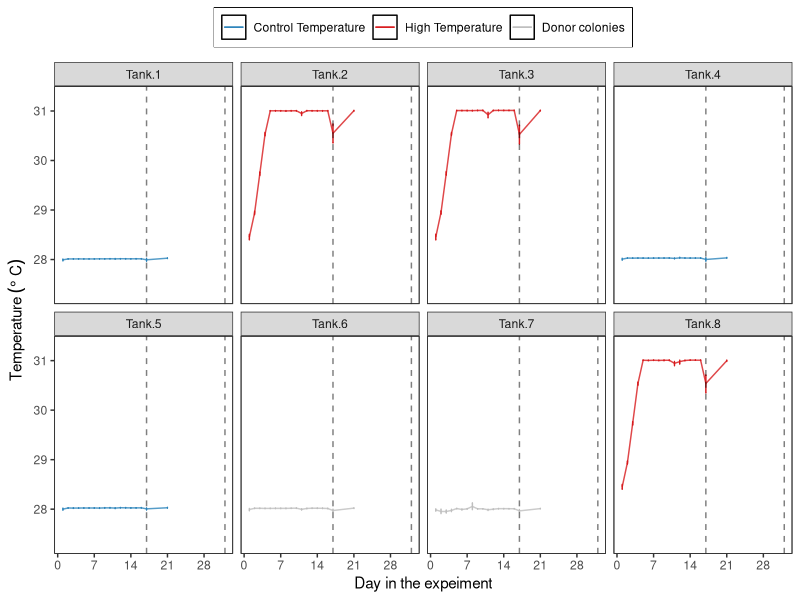
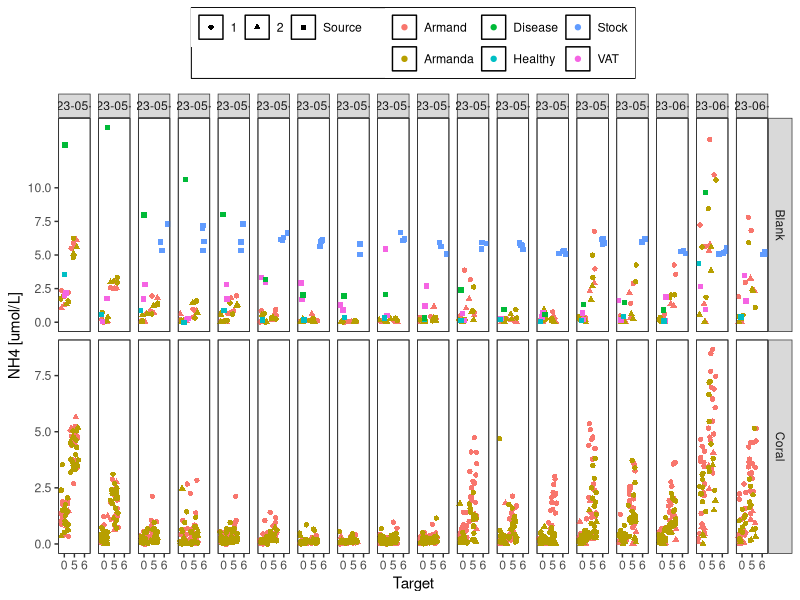
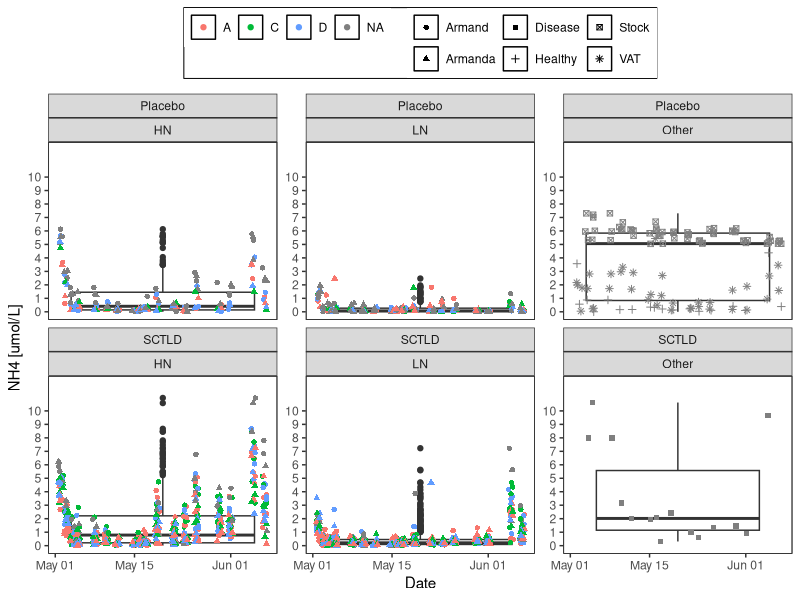
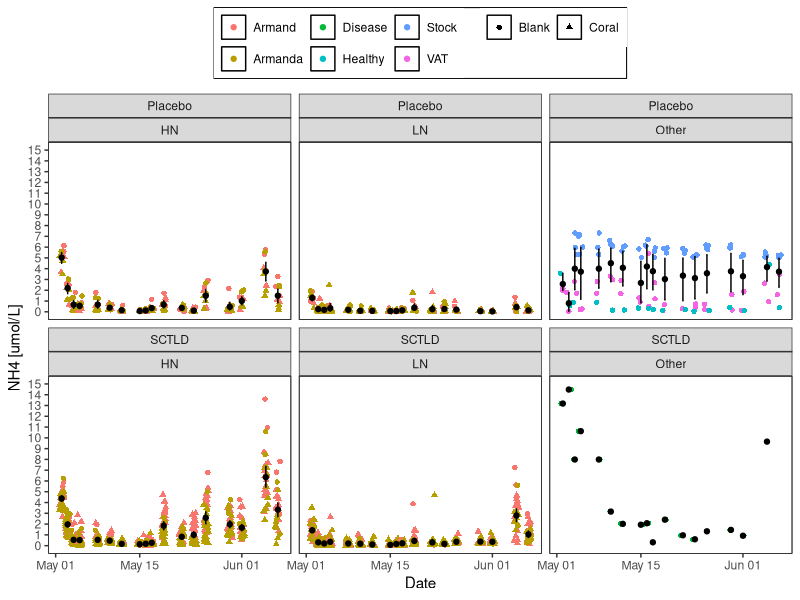
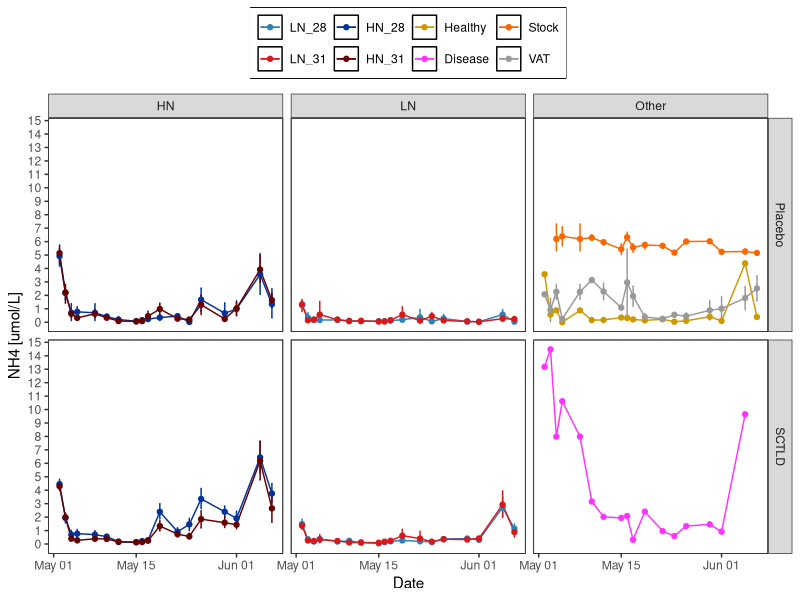
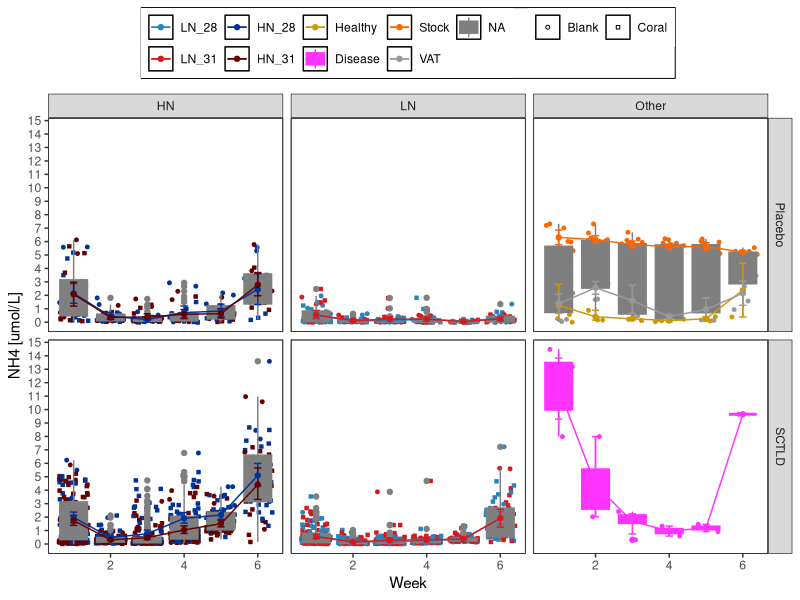
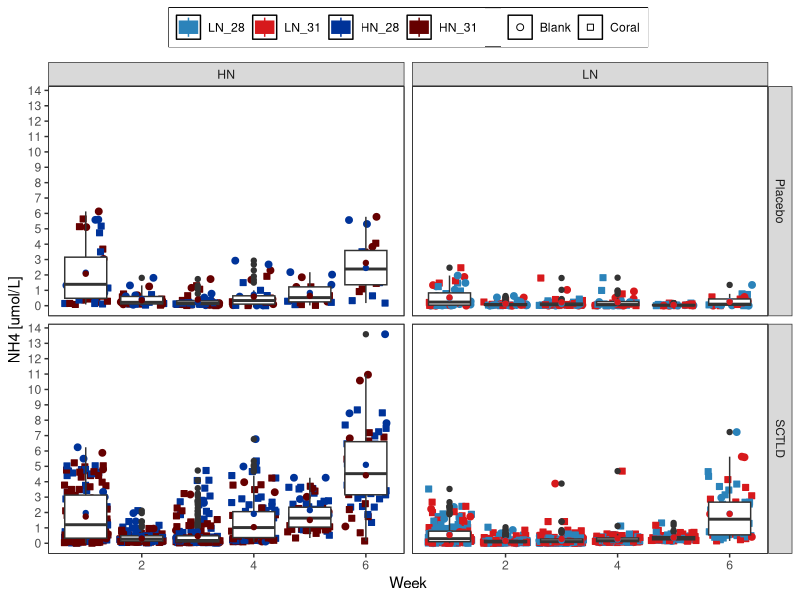
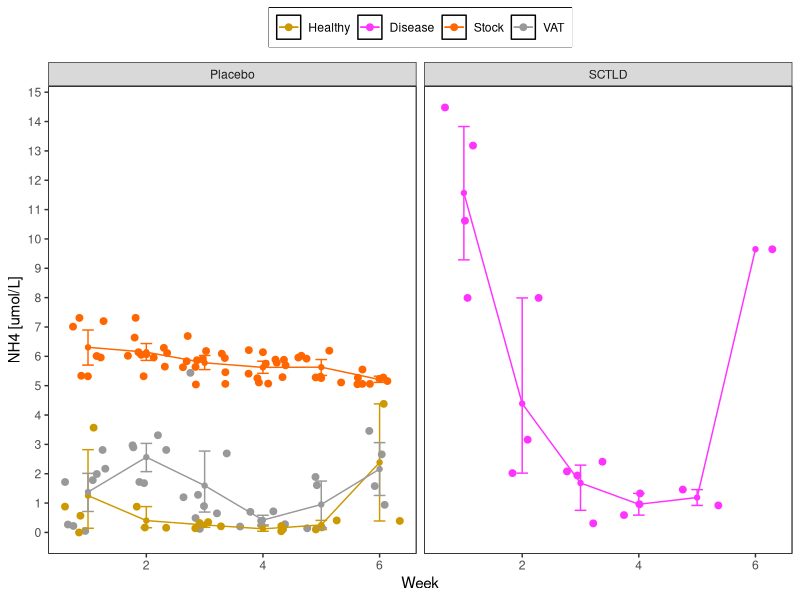

Reproduce these figures in R, in order. (Note: this script raises an error after producing the figures.)
## ---- chunk 1
knitr::opts_chunk$set(echo = TRUE, warning=FALSE, message=FALSE)
## ---- chunk 2

# Load all libraries and sources required to run the script
    library(tidyverse)
    library(ggthemes)
    library(ggplot2)
    library(plyr)
    library(tidyr)

    library(lme4)
    library(lmerTest)
    library(reshape2)

# Graphs
# Plots
MyTheme<-theme_bw() +  
theme(legend.position="top",
          plot.background=element_blank(),
          #axis.text.x = element_text(angle = 90, vjust = 0.5),
          panel.grid.major.y = element_blank(),
          panel.grid.major.x = element_blank(),
          panel.grid.minor.x = element_blank(),
          panel.grid.minor.y = element_blank(),
          legend.box.background = element_rect(),
          legend.title = element_blank(),
          panel.background =element_rect(fill = NA, 
                                         color = "black"))#+
  #guides(fill=guide_legend(nrow=2,byrow=TRUE), shape=guide_legend(nrow=3,byrow=TRUE))

Treat_fill<-scale_fill_manual(values =
                           c("#2b83ba", "#003399",
                             "#d7191c", "#660000"))

Treat_colour<-scale_colour_manual(values =
                           c("#2b83ba", "#003399",
                             "#d7191c", "#660000"))
  
## ---- chunk 3
# Data
    Temp<-read.csv("Data/Temperature.csv", header = TRUE)
    #summary(Temp)
    Temp$Time<-as.POSIXct(Temp$Time, format="%m/%d/%Y %H:%M",
                               tz = "America/New_York" )
    Temp<-Temp %>% filter(!between(Time, as.POSIXct('2023-05-18 08:50:00.00'),
                                as.POSIXct('2023-05-18 09:55:00.00')))
   
    
    Temp <- gather(Temp, Tank, Temperature, 
                   Tank.1:Tank.8, factor_key=TRUE)
    #Temp<-Temp[Temp$Tank!="Tank.6",]
    #Temp<-Temp[Temp$Tank!="Tank.7",]
    Temp<-Temp %>% mutate(Group =
                     case_when(Tank == "Tank.1" ~ "Control Temperature", 
                               Tank == "Tank.2" ~ "High Temperature", 
                               Tank == "Tank.3" ~ "High Temperature", 
                               Tank == "Tank.4" ~ "Control Temperature",
                               Tank == "Tank.5" ~ "Control Temperature", 
                               Tank == "Tank.6" ~ "Donor colonies", 
                               Tank == "Tank.7" ~ "Donor colonies", 
                               Tank == "Tank.8" ~ "High Temperature"))
    Temp$Group<-factor(Temp$Group, levels = c("Control Temperature",
                                              "High Temperature",
                                              "Donor colonies"))
    
    # Remove data from tank that had a sensor failed
    Temp<-Temp %>% filter((Time<as.POSIXct('2023-06-02 00:50:00.00') | 
                          Tank!="Tank.8"))
    Temp$Date<-as.Date(Temp$Time)
    Temp$Day<-as.numeric(difftime(Temp$Date, 
                                  as.Date("2023-05-01"), units="days"))
    summary(Temp)
## ---- chunk 4
Temperature<- ggplot(Temp, aes (Time, Temperature)) +
  geom_jitter(aes(colour=Group), alpha=1, size=0.5)+
  # stat_summary(fun.data = "mean_cl_boot", 
  #              geom = "errorbar", width = 0.2,  color="black" )+
  # stat_summary(fun=mean, geom="point",  color="black") + 

  theme(legend.position = "bottom")+
  scale_y_continuous(limits = c(26, 32),
                      breaks = seq(0,32, 2),  
                      #   expand = c(0.01, 0.01),
                      name=("Temperature (C)")) +
  
    scale_x_datetime(breaks = "7 days",
                      date_labels = "%b %d",
                      limits = c(as.POSIXct("2023-05-02 12:30"),
                                 as.POSIXct("2023-06-06 02:00")),
                      #  expand = c(0.01, 0.01),
                      name=("Date")) +
   
  geom_vline(xintercept = as.POSIXct("2023-05-18"),
              linetype=2)+
  annotate("text", x = c(as.POSIXct("2023-05-13"), as.POSIXct("2023-06-12")), y = 27, label = "*")+
  
  MyTheme + facet_wrap(~Tank, ncol = 4)+
  #facet_wrap(~(fct_rev(Tank)), ncol = 4)+
  scale_colour_manual(
  values = c("#2b83ba", "#d7191c", "gray"))+
  theme(legend.position = "none")

#Temperature
## ---- chunk 5
Temperature<- ggplot(Temp, aes (Day, Temperature, colour=Group)) +
  #geom_jitter(aes(colour=Group), alpha=1, size=0.5)+
  stat_summary(fun.data = "mean_cl_boot", 
                geom = "errorbar", width = 0.2)+
  stat_summary(fun=mean, geom="line", alpha=0.8) + 

  theme(legend.position = "bottom")+
  scale_y_continuous(limits = c(27.3, 31.3),
                      breaks = seq(0,32, 1),  
                      #   expand = c(0.01, 0.01),
                      name=expression(Temperature~(degree~C))) +
      scale_x_continuous(breaks = seq(0, 45, 7),
                      name=("Day in the expeiment")) +
  
    # scale_x_date(breaks = "7 days",
    #                   date_labels = "%b %d",
    #                   limits = c(as.Date("2023-05-02"),
    #                              as.Date("2023-06-12")),
    #                   #  expand = c(0.01, 0.01),
    #                   name=("Date")) +
   
  #geom_vline(xintercept = as.Date(c("2023-05-18", "2023-06-02")),
  #            linetype=2, alpha=0.5)+
  # annotate("text", x = c(as.Date("2023-05-13"), 
  #                        as.Date("2023-06-02")), y = 27.5, label = "*")+
  geom_vline(xintercept = c(17, 32),
              linetype=2, alpha=0.5)+
  
  MyTheme + facet_wrap(~Tank, ncol = 4)+
  #facet_wrap(~(fct_rev(Tank)), ncol = 4)+
  scale_colour_manual(
  values = c("#2b83ba", "#d7191c", "gray"))+
  theme(legend.position = "top")

Temperature
## ---- chunk 6
# Data
    data<-read.csv("Data/Nutrients.csv", header = TRUE)
    data<-data[data$Sample.ID<1843,]
    summary(data)
    
    data$N<-as.numeric(data$N)
    
    data$Date<-as.Date(data$Date)
    #data$Time<-as.POSIXct(data$Time)
    library(lubridate)
    data$Week<-isoweek(ymd(data$Date))
    data$Week<-as.numeric(data$Week-17)
    
    #data$TimePoint<-factor(data$TP)-17
    data$Target<-factor(data$Target,
                           levels=c("0", "5", "6"))
    # data$Pump<-factor(data$Pump,
    #                        levels=c("1", "2"))
    
    data<-droplevels(data)
    data$Treatment<-factor(data$Treatment, levels = c ("LN_28", "LN_31", "HN_28", "HN_31",
                                                       "Healthy", "Disease",  "Stock", "VAT"))
    data$Treatment3<-factor(paste(data$Nutrients, 
                                  data$Disease, sep = "_"))
    data<-data[data$Date!="2023-05-18", ]
    data$Day<-as.numeric(difftime(data$Date, 
                                  as.Date("2023-05-01"), units="days"))

    summary(data)
## ---- chunk 7
NH4_plot<- ggplot(data, aes (Target, NH4)) +
  #geom_boxplot ()+
  geom_jitter(aes(colour=Arm, shape=Pump), alpha=1)+
  # stat_summary(fun.data = "mean_cl_boot", 
  #              geom = "errorbar", width = 0.2,  color="black" )+
  # stat_summary(fun=mean, geom="point",  color="black") + 
  #geom_point(shape=21)+

 
  theme(legend.position = "bottom")+
  scale_y_continuous(#limits = c(0, 11),
                      breaks = seq(0,12, 2.5),  
                      #   expand = c(0.01, 0.01),
                      name=("NH4 [umol/L]")) +
  # geom_hline(yintercept = 4.1, linetype=2)+
  # geom_hline(yintercept = 0.3, linetype=2)+
  MyTheme +
  facet_grid(Beaker.conditions~Date, scales = "free_y")

NH4_plot
## ---- chunk 8
NH4_genotype<- ggplot(data, aes (Date, NH4)) +
  geom_boxplot ()+
  geom_jitter(aes(colour=Genotype, shape=Arm), alpha=1)+
  # stat_summary(fun.data = "mean_cl_boot", 
  #              geom = "errorbar", width = 0.2,  color="black" )+
  # stat_summary(fun=mean, geom="point",  color="black") + 
  #geom_point(shape=21)+

  theme(legend.position = "bottom")+
  scale_y_continuous(limits = c(0, 12),
                      breaks = seq(0,10, 1),  
                      #   expand = c(0.01, 0.01),
                      name=("NH4 [umol/L]")) +
  # geom_hline(yintercept = 4.1, linetype=2)+
  # geom_hline(yintercept = 0.3, linetype=2)+
  MyTheme +
  facet_wrap(Disease~Nutrients, scales = "free_y")
NH4_genotype
## ---- chunk 9
NH4_Arms<- ggplot(data, aes (Date, NH4)) +
  #geom_boxplot ()+
  geom_jitter(aes(colour=Arm, shape=Beaker.conditions), alpha=1)+
  stat_summary(fun.data = "mean_cl_boot", 
                geom = "errorbar", width = 0.2,  color="black" )+
   stat_summary(fun=mean, geom="point",  color="black") + 
  #geom_point(shape=21)+

 
  theme(legend.position = "bottom")+
  scale_y_continuous(limits = c(0, 15),
                      breaks = seq(0,20, 1),  
                      #   expand = c(0.01, 0.01),
                      name=("NH4 [umol/L]")) +
  # geom_hline(yintercept = 4.1, linetype=2)+
  # geom_hline(yintercept = 0.3, linetype=2)+
  MyTheme +
  facet_wrap(Disease~Nutrients)

NH4_Arms
## ---- chunk 10
NH4_Temp<- ggplot(data, aes (Date, NH4, fill=Treatment, colour=Treatment)) +
 
  #geom_jitter(aes(colour=Treatment, shape=Beaker.conditions), alpha=1, size =1)+
  #geom_boxplot ()+
  scale_shape_manual(values=c(21, 22))+
  scale_color_manual(values=c("#2b83ba", "#d7191c", "#003399", "#660000",
                              '#CC9900','#FF33FF', '#FF6600', "#999999"))+
  scale_fill_manual(values=c("#2b83ba", "#d7191c", "#003399", "#660000",
                              '#CC9900','#FF33FF', '#FF6600', "#999999"))+
  stat_summary(fun.data = "mean_cl_boot", 
                geom = "errorbar", width = 0.2)+
  stat_summary(fun.data = "mean_cl_boot", 
                geom = "line")+
  stat_summary(fun=mean, geom="point") + 
  #geom_point(shape=21)+
 
  theme(legend.position = "bottom")+
  scale_y_continuous(#limits = c(0, 15),
                      breaks = seq(0,20, 1),  
                      #   expand = c(0.01, 0.01),
                      name=("NH4 [umol/L]")) +
  # geom_hline(yintercept = 4.1, linetype=2)+
  # geom_hline(yintercept = 0.3, linetype=2)+
  MyTheme
  #NH4_Temp+facet_wrap(~Nutrients)
  NH4_Temp+facet_grid(Disease~Nutrients)
## ---- chunk 11
NH4_W<- ggplot(data, aes (Week, NH4, fill=Treatment, colour=Treatment)) +
 
  geom_jitter(aes(colour=Treatment, shape=Beaker.conditions), 
              alpha=1, size =1)+
  geom_boxplot(aes (Week, NH4, fill=Treatment, group=Week))+
  scale_shape_manual(values=c(21, 22))+
  scale_color_manual(values=c("#2b83ba", "#d7191c", "#003399", "#660000",
                              '#CC9900','#FF33FF', '#FF6600', "#999999"))+
  scale_fill_manual(values=c("#2b83ba", "#d7191c", "#003399", "#660000",
                              '#CC9900','#FF33FF', '#FF6600', "#999999"))+
  stat_summary(fun.data = "mean_cl_boot", 
                geom = "errorbar", width = 0.2)+
  stat_summary(fun.data = "mean_cl_boot", 
                geom = "line")+
  stat_summary(fun=mean, geom="point") + 
  #geom_point(shape=21)+
 
  theme(legend.position = "bottom")+
  scale_y_continuous(#limits = c(0, 15),
                      breaks = seq(0,20, 1),  
                      #   expand = c(0.01, 0.01),
                      name=("NH4 [umol/L]")) +
  # geom_hline(yintercept = 4.1, linetype=2)+
  # geom_hline(yintercept = 0.3, linetype=2)+
  MyTheme
  #NH4_Temp+facet_wrap(~Nutrients)
  NH4_W+facet_grid(Disease~Nutrients)
## ---- chunk 12
Corals<-data[data$Nutrients!="Other", ]
NH4_2<- ggplot(Corals, aes(Week, NH4, fill=Treatment, colour=Treatment)) +
 
  geom_jitter(aes(colour=Treatment, shape=Beaker.conditions), 
              alpha=1, size =2)+
  geom_boxplot(aes (Week, NH4, fill=Treatment, group=Week))+
  scale_shape_manual(values=c(21, 22))+
  scale_color_manual(values=c("#2b83ba", "#d7191c", "#003399", "#660000",
                              '#CC9900','#FF33FF', '#FF6600', "#999999"))+
  scale_fill_manual(values=c("#2b83ba", "#d7191c", "#003399", "#660000",
                              '#CC9900','#FF33FF', '#FF6600', "#999999"))+
  # stat_summary(fun.data = "mean_cl_boot", 
  #               geom = "errorbar", width = 0.2)+
  # stat_summary(fun.data = "mean_cl_boot", 
  #               geom = "line")+
  stat_summary(fun=mean, geom="point") + 
  #geom_point(shape=21)+
 
  theme(legend.position = "bottom")+
  scale_y_continuous(#limits = c(0, 15),
                      breaks = seq(0,20, 1),  
                      #   expand = c(0.01, 0.01),
                      name=("NH4 [umol/L]")) +
  # geom_hline(yintercept = 4.1, linetype=2)+
  # geom_hline(yintercept = 0.3, linetype=2)+
  MyTheme
  #NH4_Temp+facet_wrap(~Nutrients)
  NH4_2+facet_grid(Disease~Nutrients)
## ---- chunk 13

NH4_3<- ggplot(data[data$Nutrients=="Other", ],
               aes(Week, NH4, fill=Treatment, colour=Treatment)) +
 
  geom_jitter(aes(colour=Treatment), 
              alpha=1, size =2)+
  #geom_boxplot(aes (Week, NH4, fill=Treatment, group=Week))+
  scale_shape_manual(values=c(21, 22))+
  scale_color_manual(values=c('#CC9900','#FF33FF', '#FF6600', "#999999"))+
  scale_fill_manual(values=c('#CC9900','#FF33FF', '#FF6600', "#999999"))+
   stat_summary(fun.data = "mean_cl_boot", 
                 geom = "errorbar", width = 0.2)+
   stat_summary(fun.data = "mean_cl_boot", 
                 geom = "line")+
  stat_summary(fun=mean, geom="point") + 
  #geom_point(shape=21)+
 
  theme(legend.position = "bottom")+
  scale_y_continuous(#limits = c(0, 15),
                      breaks = seq(0,20, 1),  
                      #   expand = c(0.01, 0.01),
                      name=("NH4 [umol/L]")) +
  # geom_hline(yintercept = 4.1, linetype=2)+
  # geom_hline(yintercept = 0.3, linetype=2)+
  MyTheme
  #NH4_Temp+facet_wrap(~Nutrients)
  NH4_3+facet_grid(~Disease)
## ---- chunk 14
N_Temp<- ggplot(data, aes (Date, N, fill=Treatment, colour=Treatment )) +
 
  geom_jitter(aes(colour=Treatment, shape=Beaker.conditions), alpha=1, size =1)+
  #geom_boxplot ()+
  scale_shape_manual(values=c(21, 22))+
  scale_color_manual(values=c("#2b83ba", "#d7191c", "#003399", "#660000",
                              '#CC9900','#FF33FF', '#FF6600', "#999999"))+
  scale_fill_manual(values=c("#2b83ba", "#d7191c", "#003399", "#660000",
                              '#CC9900','#FF33FF', '#FF6600', "#999999"))+
  stat_summary(fun.data = "mean_cl_boot", 
                geom = "errorbar", width = 0.2)+
   stat_summary(fun.data = "mean_cl_boot", 
                geom = "line")+
   stat_summary(fun=mean, geom="point") + 
 
  theme(legend.position = "bottom")+
  scale_y_continuous(limits = c(0, 15),
                      breaks = seq(0,20, 1),  
                      #   expand = c(0.01, 0.01),
                      name=("NH4 [umol/L]")) +
  # geom_hline(yintercept = 4.1, linetype=2)+
  # geom_hline(yintercept = 0.3, linetype=2)+
  MyTheme
  #N_Temp+facet_wrap(~Nutrients)
N_Temp+facet_grid(Disease~Nutrients)

## ---- chunk 15
Concentrations <- ddply (data, .(Nutrients, Disease, Date),
                         summarise,
                meanNH4 = mean (NH4, na.rm = T), 
                sdNH4 = sd (NH4, na.rm = T))
Concentrations

Concentrations<-Concentrations %>% 
 mutate_if(is.numeric, round, digits=2)

# Concentrations<-reshape(Concentrations, idvar = c("Date"),
#                     timevar = c("Nutrients", "Disease"), direction = "wide")
# #Concentrations$Difference<-Concentrations$meanNH4.5-Concentrations$meanNH4.0
# Concentrations

## ---- chunk 16
NH4<- ggplot(data, aes (Treatment, NH4)) +
  geom_boxplot ()+
  geom_jitter(aes(fill=Pump), alpha=1, shape=21,)+
  stat_summary(fun.data = "mean_cl_boot",geom = "errorbar", width = 0.2,  color="black" )+
  stat_summary(fun=mean, geom="point",  color="black") + 
  #geom_point(shape=21)+

 
  theme(legend.position = "bottom")+
  scale_y_continuous(limits = c(0, 11),
                      breaks = seq(0,10, 2.5),  
                      #   expand = c(0.01, 0.01),
                         name=("NH4 [umol/L]")) +
  MyTheme +
  facet_wrap(~Date, scales = "free_y")

NH4
## ---- chunk 17
Concentrations <- ddply (data, .(Treatment, Date),
                         summarise,
                meanNH4 = mean (NH4, na.rm = T), 
                sdNH4 = sd (NH4, na.rm = T))
Concentrations

Concentrations<-Concentrations %>% 
 mutate_if(is.numeric, round, digits=2)

Concentrations<-reshape(Concentrations, idvar = c("Date"),
                    timevar = "Treatment", direction = "wide")

#Concentrations$Difference<-Concentrations$meanNH4.5-Concentrations$meanNH4.0
Concentrations

## ---- chunk 18
delta_O2<- ggplot(wide.data, aes (Treatment.Exposure, change)) +
  geom_boxplot ()+
  stat_summary(fun.data = "mean_cl_boot",geom = "errorbar", width = 0.2, colour="blue")+
  stat_summary(fun=mean, geom="point", colour="blue") + 
  geom_point(shape=21)+

  geom_point(alpha=0.5, shape=21)+
  theme(legend.position = "bottom")+
  scale_y_continuous(#limits = c(0, 15),
                      #   breaks = seq(0,1,0.2),  
                      #   expand = c(0.01, 0.01),
                         name=("delta O2 [nmol/min]")) +
  MyTheme + geom_abline(slope = 0, intercept = 0)+
  facet_grid(~Species.Exposure)
delta_O2


log_delta_O2<- ggplot(wide.data, aes (Treatment.Exposure, log(change))) +
  geom_boxplot ()+
  stat_summary(fun.data = "mean_cl_boot",geom = "errorbar", width = 0.2, colour="blue")+
  stat_summary(fun=mean, geom="point", colour="blue") + 
  #geom_point(shape=21)+

  geom_point(alpha=0.5, shape=21)+
  theme(legend.position = "bottom")+
  scale_y_continuous(#limits = c(0, 15),
                      #   breaks = seq(0,1,0.2),  
                      #   expand = c(0.01, 0.01),
                         name=("log delta O2 [nmol/min]")) +
  MyTheme + geom_abline(slope = 0, intercept = 0)+
  facet_grid(~Species.Exposure)
log_delta_O2
## ---- chunk 19
## model 1: LMER for both species
  fit1<-lmerTest::lmer(FINAL.MO2..nmol.min. ~Treatment * Timepoint +
                         Species + (1|Core), data=data)
  isSingular(fit1)
  anova(fit1)
  ranova(fit1)
  summary(fit1)
  par(mfrow=c(2,2))
  plot(fit1)
  par(mfrow=c(1,1))
  step(fit1)
  
## model 2: LMER for Past
  fit_Past<-lmerTest::lmer(FINAL.MO2..nmol.min. ~Treatment*Timepoint + (1|Core),
            data=data[data$Species=="Past",])
  isSingular(fit_Past)
  anova(fit_Past)
  ranova(fit_Past)
  summary(fit_Past)
  par(mfrow=c(2,2))
  plot(fit_Past)
  par(mfrow=c(1,1))
  #step(fit_Past)
  
## model 3: LMER for Ssid
  fit_Ssid<-lmerTest::lmer(FINAL.MO2..nmol.min. ~Treatment*Timepoint + (1|Core),
               data=data[data$Species=="Ssid",])
  isSingular(fit_Ssid)
  anova(fit_Ssid)
  ranova(fit_Ssid)
  summary(fit_Ssid)
  plot(fit_Ssid)
  #step(fit_Ssid)
## ---- chunk 20
exposure<-data[data$Timepoint=="Exposure", ]

## model 1: LMER for both species
  fit1<-lmerTest::lmer(log(FINAL.MO2..nmol.min.) ~Treatment +
                         Species + (1|Tank), data=exposure)
  isSingular(fit1)
  anova(fit1)
  ranova(fit1)
  summary(fit1)
  par(mfrow=c(2,2))
  plot(fit1)
  par(mfrow=c(1,1))
  #step(fit1)
  
## model 2: LMER for Past
  fit_Past<-lmerTest::lmer(log(FINAL.MO2..nmol.min.) ~Treatment + (1|Tank),
            data=exposure[exposure$Species=="Past",])
  isSingular(fit_Past)
  anova(fit_Past)
  ranova(fit_Past)
  summary(fit_Past)
  par(mfrow=c(2,2))
  plot(fit_Past)
  par(mfrow=c(1,1))
  #step(fit_Past)
  
## model 3: LMER for Ssid
  fit_Ssid<-lmerTest::lmer(log(FINAL.MO2..nmol.min.) ~Treatment + (1|Tank),
               data=exposure[exposure$Species=="Ssid",])
  isSingular(fit_Ssid)
  anova(fit_Ssid)
  ranova(fit_Ssid)
  summary(fit_Ssid)
  plot(fit_Ssid)
  #step(fit_Ssid)
## ---- chunk 21
exposure<-data[data$Timepoint=="Exposure", ]

## model 1: LMER for both species
  fit1<-lmerTest::lmer(FINAL.MO2..nmol.min. ~Treatment +
                         Species + (1|Tank), data=exposure)
  isSingular(fit1)
  anova(fit1)
  ranova(fit1)
  summary(fit1)
  par(mfrow=c(2,2))
  plot(fit1)
  par(mfrow=c(1,1))
  #step(fit1)
  
## model 2: LMER for Past
  fit_Past<-lmerTest::lmer(FINAL.MO2..nmol.min. ~Treatment + (1|Tank),
            data=exposure[exposure$Species=="Past",])
  isSingular(fit_Past)
  anova(fit_Past)
  ranova(fit_Past)
  summary(fit_Past)
  par(mfrow=c(2,2))
  plot(fit_Past)
  par(mfrow=c(1,1))
  #step(fit_Past)
  
## model 3: LMER for Ssid
  fit_Ssid<-lmerTest::lmer(FINAL.MO2..nmol.min. ~Treatment + (1|Tank),
               data=exposure[exposure$Species=="Ssid",])
  isSingular(fit_Ssid)
  anova(fit_Ssid)
  ranova(fit_Ssid)
  summary(fit_Ssid)
  plot(fit_Ssid)
  #step(fit_Ssid)
## ---- chunk 22
recovery<-data[data$Timepoint=="Recovery", ]

## model 1: LMER for both species
  fit1<-lmerTest::lmer(log(FINAL.MO2..nmol.min.) ~Treatment +
                         Species + (1|Tank), data=recovery)
  isSingular(fit1)
  anova(fit1)
  ranova(fit1)
  summary(fit1)
  par(mfrow=c(2,2))
  plot(fit1)
  par(mfrow=c(1,1))
  #step(fit1)
  
## model 2: LMER for Past
  fit_Past<-lmerTest::lmer(log(FINAL.MO2..nmol.min.) ~Treatment + (1|Tank),
            data=recovery[recovery$Species=="Past",])
  isSingular(fit_Past)
  anova(fit_Past)
  ranova(fit_Past)
  summary(fit_Past)
  par(mfrow=c(2,2))
  plot(fit_Past)
  par(mfrow=c(1,1))
  #step(fit_Past)
  
## model 3: LMER for Ssid
  fit_Ssid<-lmerTest::lmer(log(FINAL.MO2..nmol.min.) ~Treatment + (1|Tank),
               data=recovery[recovery$Species=="Ssid",])
  isSingular(fit_Ssid)
  anova(fit_Ssid)
  ranova(fit_Ssid)
  summary(fit_Ssid)
  plot(fit_Ssid)
  #step(fit_Ssid)
## ---- chunk 23
recovery<-data[data$Timepoint=="Recovery", ]

## model 1: LMER for both species
  fit1<-lmerTest::lmer(FINAL.MO2..nmol.min. ~Treatment +
                         Species + (1|Tank), data=recovery)
  isSingular(fit1)
  anova(fit1)
  ranova(fit1)
  summary(fit1)
  par(mfrow=c(2,2))
  plot(fit1)
  par(mfrow=c(1,1))
  #step(fit1)
  
## model 2: LMER for Past
  fit_Past<-lmerTest::lmer(FINAL.MO2..nmol.min. ~Treatment + (1|Tank),
            data=recovery[recovery$Species=="Past",])
  isSingular(fit_Past)
  anova(fit_Past)
  ranova(fit_Past)
  summary(fit_Past)
  par(mfrow=c(2,2))
  plot(fit_Past)
  par(mfrow=c(1,1))
  #step(fit_Past)
  
## model 3: LMER for Ssid
  fit_Ssid<-lmerTest::lmer(FINAL.MO2..nmol.min. ~Treatment + (1|Tank),
               data=recovery[recovery$Species=="Ssid",])
  isSingular(fit_Ssid)
  anova(fit_Ssid)
  ranova(fit_Ssid)
  summary(fit_Ssid)
  plot(fit_Ssid)
  #step(fit_Ssid)
## ---- chunk 24
## model 1: LMER for both species
  fit1<-lmerTest::lmer(change ~Treatment.Exposure * 
                         Species.Exposure + (1|Tank.Exposure), data=wide.data)
  isSingular(fit1)
  anova(fit1)
  ranova(fit1)
  summary(fit1)
  par(mfrow=c(2,2))
  plot(fit1)
  par(mfrow=c(1,1))
  #step(fit1)
  
## model 2: LMER for Past
  fit_Past<-lmerTest::lmer(change ~Treatment.Exposure + (1|Tank.Exposure),
            data=wide.data[wide.data$Species.Exposure=="Past",])
  isSingular(fit_Past)
  anova(fit_Past)
  ranova(fit_Past)
  summary(fit_Past)
  par(mfrow=c(2,2))
  plot(fit_Past)
  par(mfrow=c(1,1))
  #step(fit_Past)
  
## model 3: LMER for Ssid
  fit_Ssid<-lmerTest::lmer(change ~Treatment.Exposure + (1|Tank.Exposure),
               data=wide.data[wide.data$Species.Exposure=="Ssid",])
  isSingular(fit_Ssid)
  anova(fit_Ssid)
  ranova(fit_Ssid)
  summary(fit_Ssid)
  plot(fit_Ssid)
  #step(fit_Ssid)
## ---- chunk 25
# Pairwise comparisons
  # Day specific comparisons
  # Sw.emmc<-emmeans(fit4, ~Treatment)
  # Sw_groups<-cld(Sw.emmc)
  # Sw_groups
## ---- chunk 26
## model 1: LM for both species
  fit1<-lm(change ~Treatment.Exposure * Species.Exposure,
              data=wide.data)
 
  anova(fit1)
  summary(fit1)
  par(mfrow=c(2,2))
  plot(fit1)
  par(mfrow=c(1,1))
  
## model 2: LM for Past
  fit_Past<-lm(change ~Treatment.Exposure,
              data=wide.data[wide.data$Species.Exposure=="Past",])
  anova(fit_Past)
  summary(fit_Past)
  par(mfrow=c(2,2))
  plot(fit_Past)
  par(mfrow=c(1,1))
  #step(fit_Past)
  
## model 3: LM for Ssid
  fit_Ssid<-lm(change ~Treatment.Exposure,
              data=wide.data[wide.data$Species.Exposure=="Ssid",])
  anova(fit_Ssid)
  summary(fit_Ssid)
  par(mfrow=c(2,2))
  plot(fit_Ssid)
  par(mfrow=c(1,1))
  #step(fit_Ssid)
## ---- chunk 27
## model 1: LMER for both species
  fit1<-lm(log(change) ~Treatment.Exposure * Species.Exposure,
              data=wide.data)
  anova(fit1)
  #ranova(fit1)
  summary(fit1)
  par(mfrow=c(2,2))
  plot(fit1)
  par(mfrow=c(1,1))
  #step(fit1)
  
## model 2: LMER for Past
  fit_Past<-lm(log(change) ~Treatment.Exposure,
              data=wide.data[wide.data$Species.Exposure=="Past",])
  anova(fit_Past)
  summary(fit_Past)
  par(mfrow=c(2,2))
  plot(fit_Past)
  par(mfrow=c(1,1))
  #step(fit_Past)
  
## model 3: LMER for Ssid
  fit_Ssid<-lm(log(change) ~Treatment.Exposure,
              data=wide.data[wide.data$Species.Exposure=="Ssid",])
  anova(fit_Ssid)
  summary(fit_Ssid)
  par(mfrow=c(2,2))
  plot(fit_Ssid)
  par(mfrow=c(1,1))
  #step(fit_Ssid)

# Pairwise comparisons
  # Day specific comparisons
  # Sw.emmc<-emmeans(fit4, ~Treatment)
  # Sw_groups<-cld(Sw.emmc)
  # Sw_groups

## ---- chunk 28
# Creates bibliography 
#knitr::write_bib(c(.packages()), "packages.bib")
